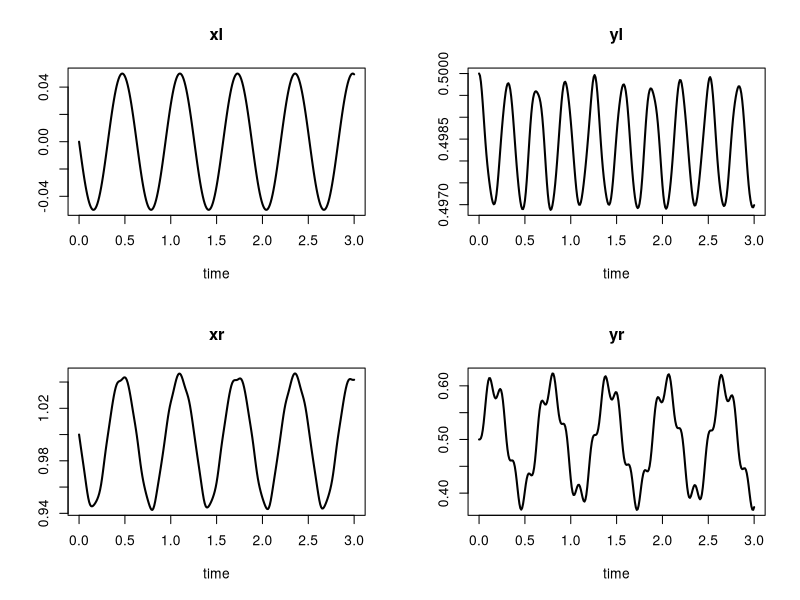
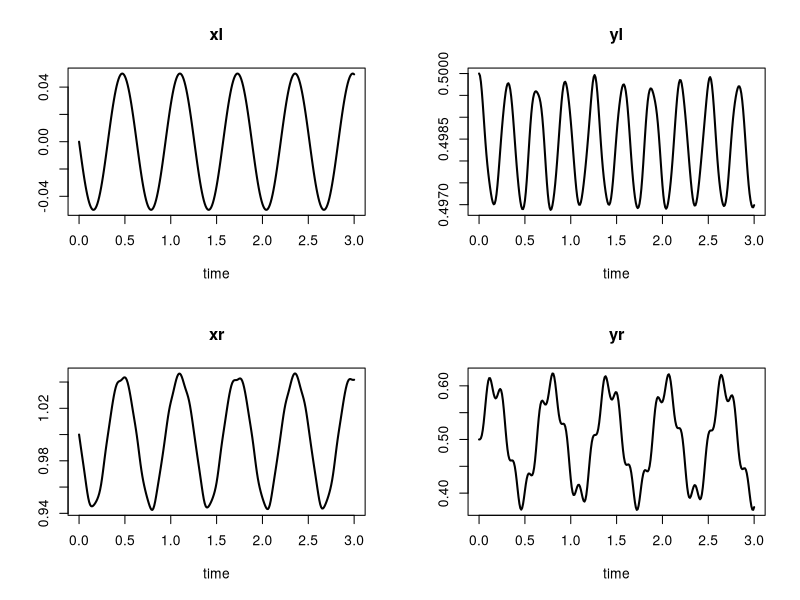
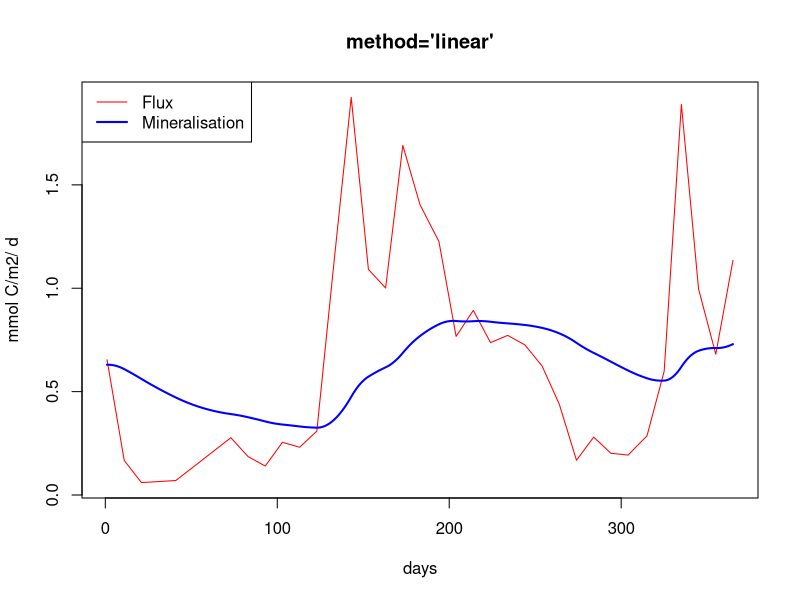
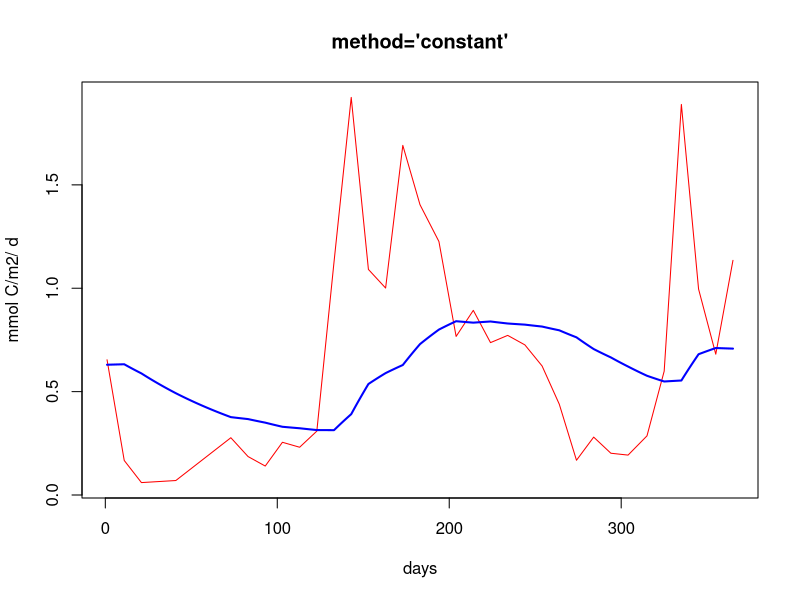
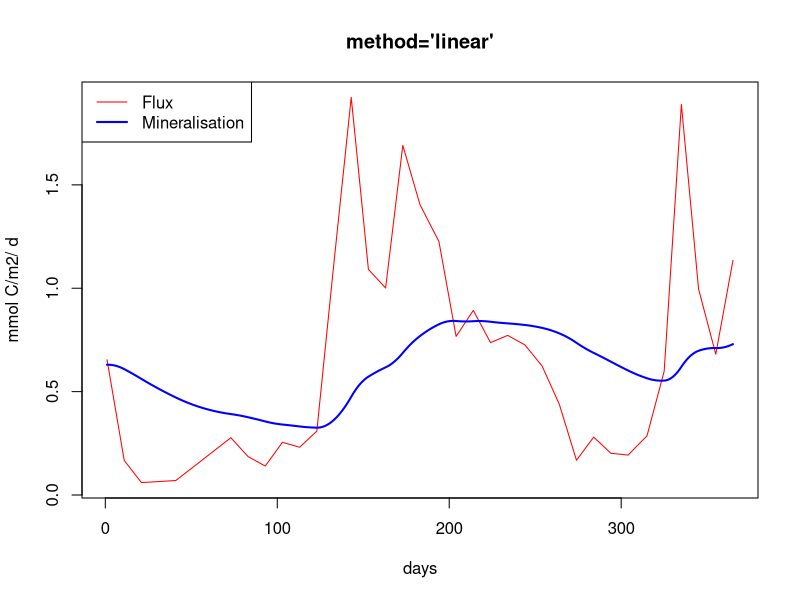
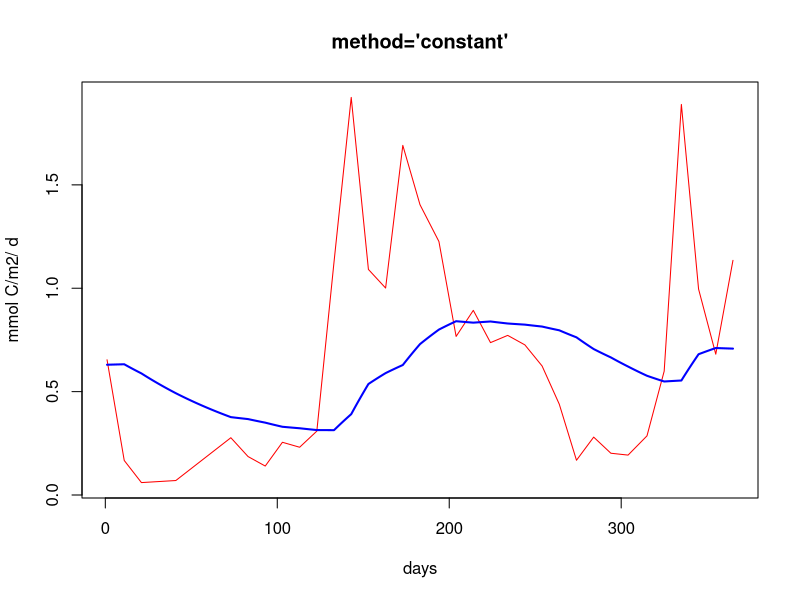
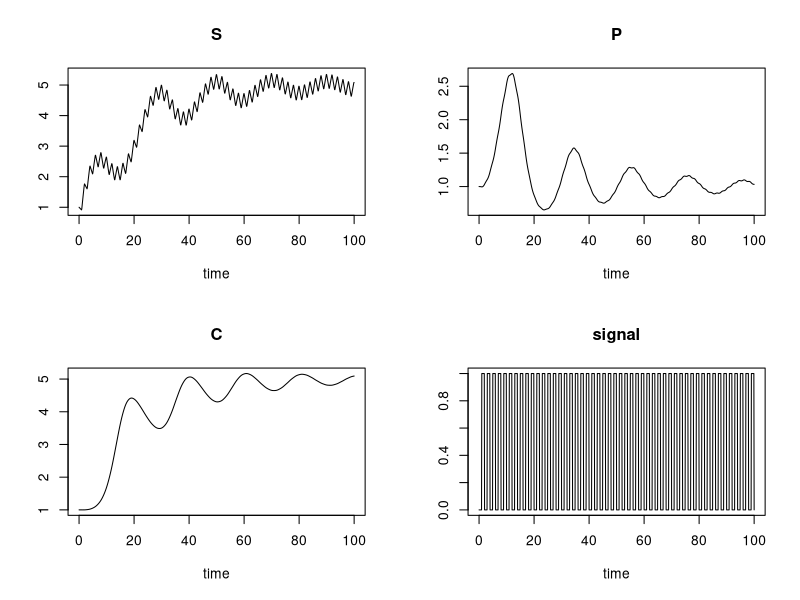
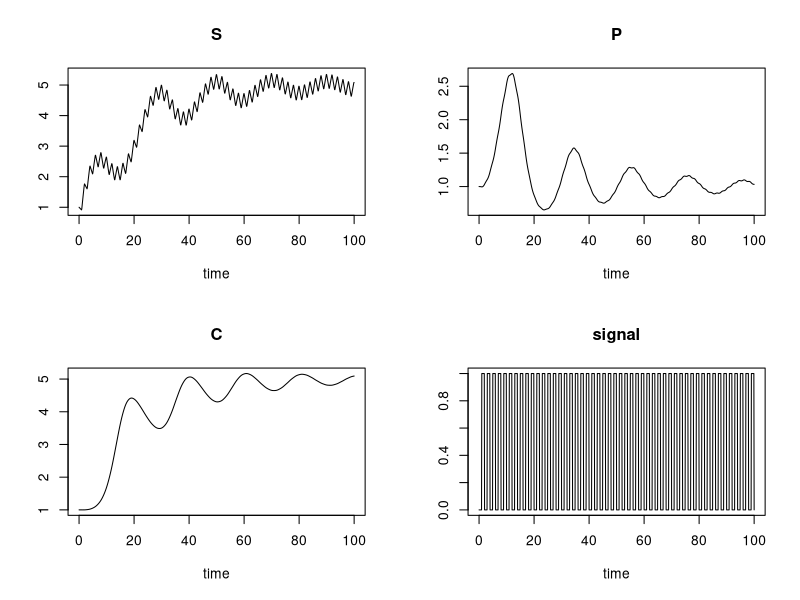

Generate these figures, in order, with R:
### R code from vignette source 'compiledCode.Rnw'
### Encoding: UTF-8

###################################################
### code chunk number 1: preliminaries
###################################################
library("deSolve")
options(prompt = "R> ")
options(width=70)


###################################################
### code chunk number 2: the_Rmodel
###################################################
model <- function(t, Y, parameters) {
  with (as.list(parameters),{
    
    dy1 = -k1*Y[1] + k2*Y[2]*Y[3]
    dy3 = k3*Y[2]*Y[2]
    dy2 = -dy1 - dy3
    
    list(c(dy1, dy2, dy3))
  })
}


###################################################
### code chunk number 3: Jacobian_in_R
###################################################
jac <- function (t, Y, parameters) {
  with (as.list(parameters),{
    
    PD[1,1] <- -k1
    PD[1,2] <- k2*Y[3]
    PD[1,3] <- k2*Y[2]
    PD[2,1] <- k1
    PD[2,3] <- -PD[1,3]
    PD[3,2] <- k3*Y[2]
    PD[2,2] <- -PD[1,2] - PD[3,2]
    
    return(PD)
  })
}


###################################################
### code chunk number 4: Run_Rmodel
###################################################
parms <- c(k1 = 0.04, k2 = 1e4, k3=3e7)
Y     <- c(1.0, 0.0, 0.0)
times <- c(0, 0.4*10^(0:11))
PD    <- matrix(nrow = 3, ncol = 3, data = 0)
out   <- ode(Y, times, model, parms = parms, jacfunc = jac)


###################################################
### code chunk number 5: compile_DLLmodel_F (eval = FALSE)
###################################################
##   system("R CMD SHLIB mymod.f")


###################################################
### code chunk number 6: compile_DLLmodel_C (eval = FALSE)
###################################################
##   system("R CMD SHLIB mymod.c")


###################################################
### code chunk number 7: compiledCode.Rnw:725-767
###################################################
caraxisfun <- function(t, y, parms) {
  with(as.list(c(y, parms)), {
    yb <- r * sin(w * t)
    xb <- sqrt(L * L - yb * yb)
    Ll <- sqrt(xl^2 + yl^2)
    Lr <- sqrt((xr - xb)^2 + (yr - yb)^2)
    
    dxl <- ul; dyl <- vl; dxr <- ur; dyr <- vr
    
    dul  <- (L0-Ll) * xl/Ll      + 2 * lam2 * (xl-xr) + lam1*xb
    dvl  <- (L0-Ll) * yl/Ll      + 2 * lam2 * (yl-yr) + lam1*yb - k * g
    
    dur  <- (L0-Lr) * (xr-xb)/Lr - 2 * lam2 * (xl-xr)
    dvr  <- (L0-Lr) * (yr-yb)/Lr - 2 * lam2 * (yl-yr) - k * g
    
    c1   <- xb * xl + yb * yl
    c2   <- (xl - xr)^2 + (yl - yr)^2 - L * L
    
    list(c(dxl, dyl, dxr, dyr, dul, dvl, dur, dvr, c1, c2))
  })
}
eps <- 0.01; M <- 10; k <- M * eps^2/2;
L <- 1; L0 <- 0.5; r <- 0.1; w <- 10; g <- 1

parameter <- c(eps = eps, M = M, k = k, L = L, L0 = L0,
               r = r, w = w, g = g)

yini <- c(xl = 0, yl = L0, xr = L, yr = L0, ul = -L0/L, vl = 0,
          ur = -L0/L, vr = 0, lam1 = 0, lam2 = 0)

# the mass matrix
Mass      <- diag(nrow = 10, 1)
Mass[5,5] <- Mass[6,6] <- Mass[7,7] <- Mass[8,8] <- M * eps * eps/2
Mass[9,9] <- Mass[10,10] <- 0
Mass

# index of the variables: 4 of index 1, 4 of index 2, 2 of index 3
index <- c(4, 4, 2)

times <- seq(0, 3, by = 0.01)
out <- radau(y = yini, mass = Mass, times = times, func = caraxisfun,
             parms = parameter, nind = index)


###################################################
### code chunk number 8: caraxis
###################################################
plot(out, which = 1:4, type = "l", lwd = 2)


###################################################
### code chunk number 9: figcaraxis
###################################################
plot(out, which = 1:4, type = "l", lwd = 2)


###################################################
### code chunk number 10: compiledCode.Rnw:950-979
###################################################
## the model, 5 state variables
f1 <- function  (t, y, parms) {
  ydot <- vector(len = 5)
  
  ydot[1] <-  0.1*y[1] -0.2*y[2]
  ydot[2] <- -0.3*y[1] +0.1*y[2] -0.2*y[3]
  ydot[3] <-           -0.3*y[2] +0.1*y[3] -0.2*y[4]
  ydot[4] <-                     -0.3*y[3] +0.1*y[4] -0.2*y[5]
  ydot[5] <-                               -0.3*y[4] +0.1*y[5]
  
  return(list(ydot))
}

## the Jacobian, written in banded form
bandjac <- function  (t, y, parms) {
  jac <- matrix(nrow = 3, ncol = 5, byrow = TRUE,
                data = c( 0  , -0.2, -0.2, -0.2, -0.2,
                          0.1,  0.1,  0.1,  0.1,  0.1,
                          -0.3, -0.3, -0.3, -0.3,    0))
  return(jac)
}

## initial conditions and output times
yini  <- 1:5
times <- 1:20

## stiff method, user-generated banded Jacobian
out  <- lsode(yini, times, f1, parms = 0, jactype = "bandusr",
              jacfunc = bandjac, bandup = 1, banddown = 1)


###################################################
### code chunk number 11: compiledCode.Rnw:1062-1073
###################################################
## Parameter values and initial conditions
Parms <- c(0.182, 4.0, 4.0, 0.08, 0.04, 0.74, 0.05, 0.15, 0.32,
           16.17, 281.48, 13.3, 16.17, 5.487, 153.8, 0.04321671,
           0.4027255, 1000, 0.02, 1.0, 3.8)

yini <- c( AI=21, AAM=0, AT=0, AF=0, AL=0, CLT=0,  AM=0  )

## the rate of change
DLLfunc(y = yini, dllname = "deSolve", func = "derivsccl4",
        initfunc = "initccl4", parms = Parms, times = 1,
        nout = 3, outnames = c("DOSE", "MASS", "CP")  )


###################################################
### code chunk number 12: compiledCode.Rnw:1084-1100
###################################################
pars <- c(K = 1, ka   = 1e6, r    = 1)

## Initial conc; D is in equilibrium with A,B
y     <- c(A = 2, B = 3, D = 2*3/pars["K"])

## Initial rate of change
dy  <- c(dA = 0, dB = 0, dD = 0)

## production increases with time
prod <- matrix(nc=2,data=c(seq(0,100,by=10),seq(0.1,0.5,len=11)))

DLLres(y=y,dy=dy,times=5,res="chemres",
       dllname="deSolve", initfunc="initparms",
       initforc="initforcs", parms=pars, forcings=prod,
       nout=2, outnames=c("CONC","Prod"))



###################################################
### code chunk number 13: compiledCode.Rnw:1268-1276
###################################################
Flux <- matrix(ncol=2,byrow=TRUE,data=c(
  1, 0.654, 11, 0.167,   21, 0.060, 41, 0.070, 73,0.277, 83,0.186,
  93,0.140,103, 0.255,  113, 0.231,123, 0.309,133,1.127,143,1.923,
  153,1.091,163,1.001,  173, 1.691,183, 1.404,194,1.226,204,0.767,
  214, 0.893,224,0.737, 234,0.772,244, 0.726,254,0.624,264,0.439,
  274,0.168,284 ,0.280, 294,0.202,304, 0.193,315,0.286,325,0.599,
  335, 1.889,345, 0.996,355,0.681,365,1.135))
head(Flux)


###################################################
### code chunk number 14: compiledCode.Rnw:1281-1282
###################################################
parms <- 0.01


###################################################
### code chunk number 15: compiledCode.Rnw:1288-1290
###################################################
meanDepo <- mean(approx(Flux[,1],Flux[,2], xout=seq(1,365,by=1))$y)
Yini <- c(y=meanDepo/parms)


###################################################
### code chunk number 16: compiledCode.Rnw:1306-1313
###################################################
times <- 1:365
out <- ode(y=Yini, times, func = "scocder",
           parms = parms, dllname = "deSolve",
           initforc="scocforc",  forcings=Flux,
           initfunc = "scocpar", nout = 2,
           outnames = c("Mineralisation","Depo"))
head(out)


###################################################
### code chunk number 17: compiledCode.Rnw:1319-1325
###################################################
fcontrol <- list(method="constant")
out2 <- ode(y=Yini, times, func = "scocder",
            parms = parms, dllname = "deSolve",
            initforc="scocforc",  forcings=Flux, fcontrol=fcontrol,
            initfunc = "scocpar", nout = 2,
            outnames = c("Mineralisation","Depo"))


###################################################
### code chunk number 18: scoc
###################################################
par (mfrow=c(1,2))
plot(out, which = "Depo", col="red",
     xlab="days", ylab="mmol C/m2/ d", main="method='linear'")
lines(out[,"time"], out[,"Mineralisation"], lwd=2, col="blue")
legend("topleft",lwd=1:2,col=c("red","blue"), c("Flux","Mineralisation"))

plot(out, which = "Depo", col="red",
     xlab="days", ylab="mmol C/m2/ d", main="method='constant'")
lines(out2[,"time"], out2[,"Mineralisation"], lwd=2, col="blue")


###################################################
### code chunk number 19: figscoc
###################################################
par (mfrow=c(1,2))
plot(out, which = "Depo", col="red",
     xlab="days", ylab="mmol C/m2/ d", main="method='linear'")
lines(out[,"time"], out[,"Mineralisation"], lwd=2, col="blue")
legend("topleft",lwd=1:2,col=c("red","blue"), c("Flux","Mineralisation"))

plot(out, which = "Depo", col="red",
     xlab="days", ylab="mmol C/m2/ d", main="method='constant'")
lines(out2[,"time"], out2[,"Mineralisation"], lwd=2, col="blue")


###################################################
### code chunk number 20: compiledCode.Rnw:1360-1392
###################################################
SPCmod <- function(t, x, parms, input)  {
  with(as.list(c(parms, x)), {
    import <- input(t)
    dS <- import - b*S*P + g*C    # substrate
    dP <- c*S*P  - d*C*P          # producer
    dC <- e*P*C  - f*C            # consumer
    res <- c(dS, dP, dC)
    list(res, signal = import)
  })
}

## The parameters
parms  <- c(b = 0.1, c = 0.1, d = 0.1, e = 0.1, f = 0.1, g = 0.0)

## vector of timesteps
times  <- seq(0, 100, by=0.1)

## external signal with several rectangle impulses
signal <- as.data.frame(list(times = times,
                             import = rep(0, length(times))))

signal$import <- ifelse((trunc(signal$times) %% 2 == 0), 0, 1)
sigimp <- approxfun(signal$times, signal$import, rule = 2)

## Start values for steady state
xstart <- c(S = 1, P = 1, C = 1)

## Solve model
print (system.time(
  out <- ode(y = xstart,times = times,
             func = SPCmod, parms, input = sigimp)
))


###################################################
### code chunk number 21: lv
###################################################
plot(out)


###################################################
### code chunk number 22: figlv
###################################################
plot(out)


###################################################
### code chunk number 23: compiledCode.Rnw:1511-1514
###################################################
eventdata <- data.frame(var=rep("C",10),time=seq(10,100,10),value=rep(0.5,10),
                        method=rep("multiply",10))
eventdata


###################################################
### code chunk number 24: compiledCode.Rnw:1601-1619
###################################################
derivs <- function(t, y, parms) {
  with(as.list(c(y, parms)), {
    if (t < tau)
      ytau <- c(1, 1)
    else
      ytau <- lagvalue(t - tau, c(1, 2))
    
    dN <- f * N - g * N * P
    dP <- e * g * ytau[1] * ytau[2] - m * P
    list(c(dN, dP), tau=ytau[1], tau=ytau[2])
  })
}

yinit <- c(N = 1, P = 1)
times <- seq(0, 500)
parms <- c(f = 0.1, g = 0.2, e = 0.1, m = 0.1, tau = .2)
yout <- dede(y = yinit, times = times, func = derivs, parms = parms)
head(yout)
